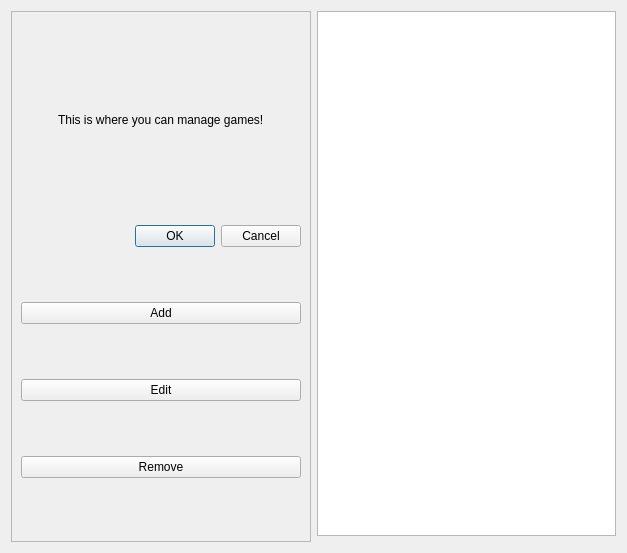
<?xml version="1.0" encoding="UTF-8"?>
<ui version="4.0">
 <class>ManageGameMenu</class>
 <widget class="QDialog" name="ManageGameMenu">
  <property name="geometry">
   <rect>
    <x>0</x>
    <y>0</y>
    <width>627</width>
    <height>553</height>
   </rect>
  </property>
  <property name="minimumSize">
   <size>
    <width>100</width>
    <height>100</height>
   </size>
  </property>
  <property name="windowTitle">
   <string>Dialog</string>
  </property>
  <layout class="QGridLayout" name="gridLayout">
   <item row="0" column="0" rowspan="2">
    <widget class="QFrame" name="frame">
     <property name="minimumSize">
      <size>
       <width>300</width>
       <height>300</height>
      </size>
     </property>
     <property name="frameShape">
      <enum>QFrame::StyledPanel</enum>
     </property>
     <property name="frameShadow">
      <enum>QFrame::Raised</enum>
     </property>
     <layout class="QGridLayout" name="gridLayout_2">
      <item row="5" column="0">
       <widget class="QPushButton" name="GameMenuRemove">
        <property name="text">
         <string>Remove</string>
        </property>
       </widget>
      </item>
      <item row="2" column="0">
       <widget class="QDialogButtonBox" name="buttonBox">
        <property name="orientation">
         <enum>Qt::Horizontal</enum>
        </property>
        <property name="standardButtons">
         <set>QDialogButtonBox::Cancel|QDialogButtonBox::Ok</set>
        </property>
       </widget>
      </item>
      <item row="3" column="0">
       <widget class="QPushButton" name="GameMenuAdd">
        <property name="text">
         <string>Add</string>
        </property>
       </widget>
      </item>
      <item row="4" column="0">
       <widget class="QPushButton" name="GameMenuEdit">
        <property name="text">
         <string>Edit</string>
        </property>
       </widget>
      </item>
      <item row="0" column="0" alignment="Qt::AlignHCenter">
       <widget class="QLabel" name="label">
        <property name="maximumSize">
         <size>
          <width>400</width>
          <height>100</height>
         </size>
        </property>
        <property name="text">
         <string>This is where you can manage games!</string>
        </property>
       </widget>
      </item>
     </layout>
    </widget>
   </item>
   <item row="0" column="1">
    <widget class="QListWidget" name="listWidget">
     <property name="sizeIncrement">
      <size>
       <width>20</width>
       <height>20</height>
      </size>
     </property>
     <property name="cursor" stdset="0">
      <cursorShape>ArrowCursor</cursorShape>
     </property>
    </widget>
   </item>
  </layout>
 </widget>
 <resources/>
 <connections>
  <connection>
   <sender>buttonBox</sender>
   <signal>accepted()</signal>
   <receiver>ManageGameMenu</receiver>
   <slot>accept()</slot>
   <hints>
    <hint type="sourcelabel">
     <x>248</x>
     <y>254</y>
    </hint>
    <hint type="destinationlabel">
     <x>157</x>
     <y>274</y>
    </hint>
   </hints>
  </connection>
  <connection>
   <sender>buttonBox</sender>
   <signal>rejected()</signal>
   <receiver>ManageGameMenu</receiver>
   <slot>reject()</slot>
   <hints>
    <hint type="sourcelabel">
     <x>316</x>
     <y>260</y>
    </hint>
    <hint type="destinationlabel">
     <x>286</x>
     <y>274</y>
    </hint>
   </hints>
  </connection>
 </connections>
</ui>
